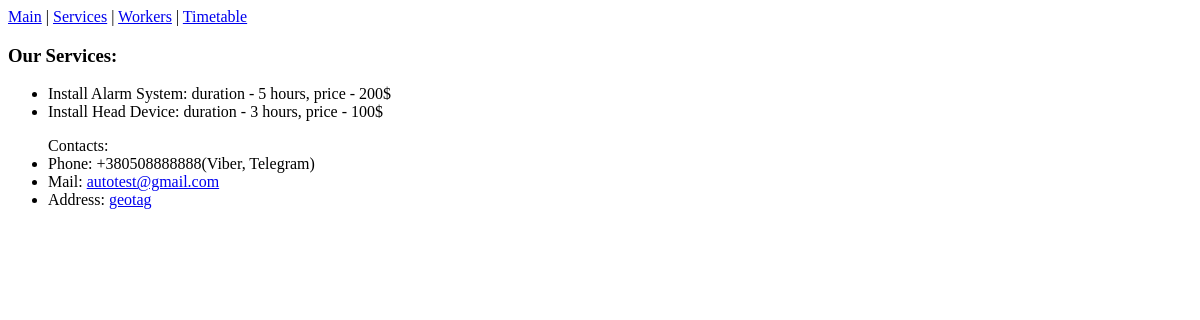
The page //services on the database as committed earlier.
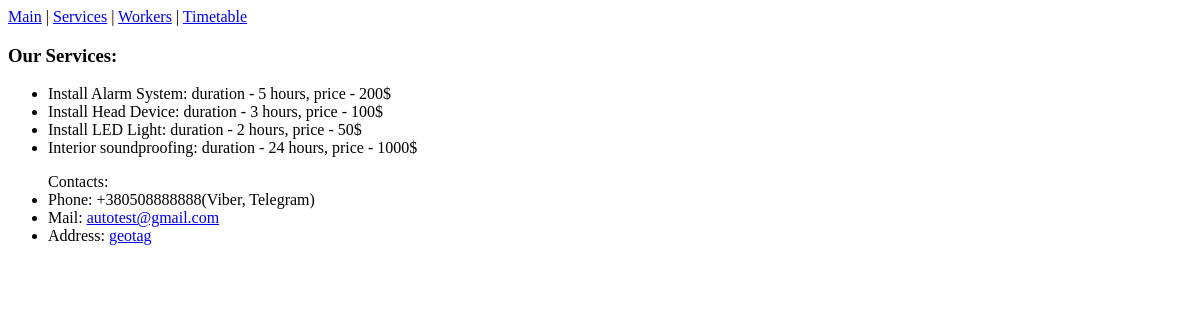
The same page on the database as committed later.
### services/models.py (models this page shows)
class Service(models.Model):
    name = models.CharField(max_length=50)
    time = models.IntegerField()
    cost = models.IntegerField()

### services/views.py (the view)
# urls.py: path('', include('services.urls')),
def services(request):
    services = Service.objects.order_by('name')
    context = {'services': services}
    return render(request, 'services/services.html', context)

### services/templates/services/services.html (shortened to what this page needs)
{% extends 'services/base.html' %}
{% block content %}
   {% include 'includes/navbar.html' %}
    <h3>Our Services:</h3>
    <ul>
        {% for service in services %}
            <li>{{ service.name }}: duration - {{ service.time }} hours, price - {{ service.cost }}$</li>
        {% endfor %}
    </ul>
    {% include 'includes/contacts.html' %}
{% endblock %}

Rows that differ between the two databases and show on the page:
added Service: name "Install LED Light", time "2", cost "50"
added Service: name "Interior soundproofing", time "24", cost "1000"
